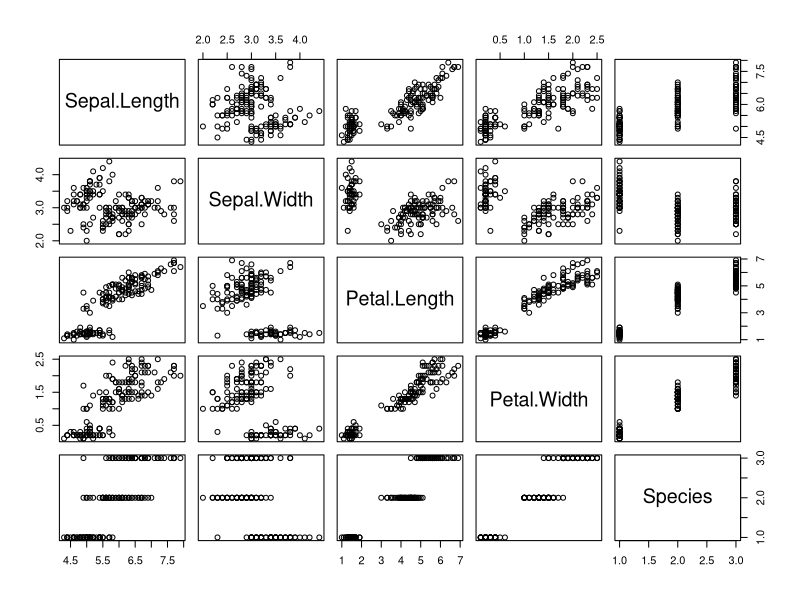
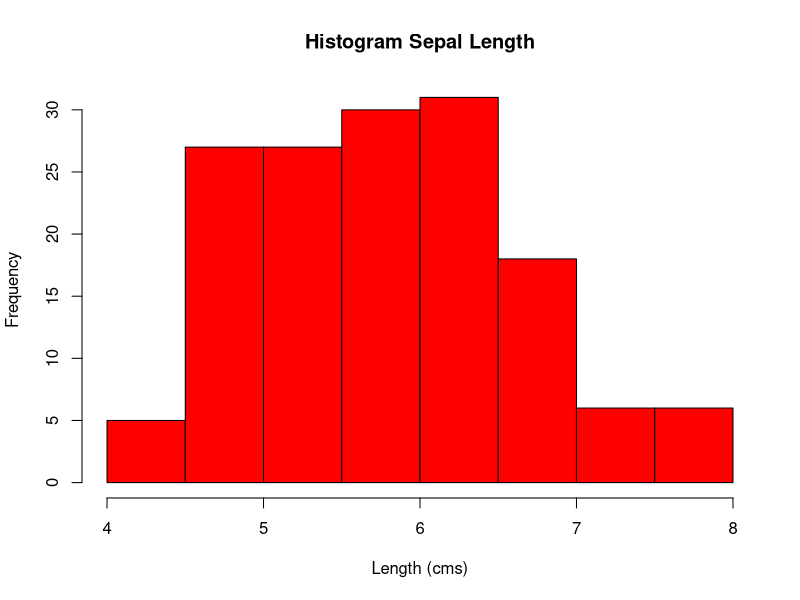
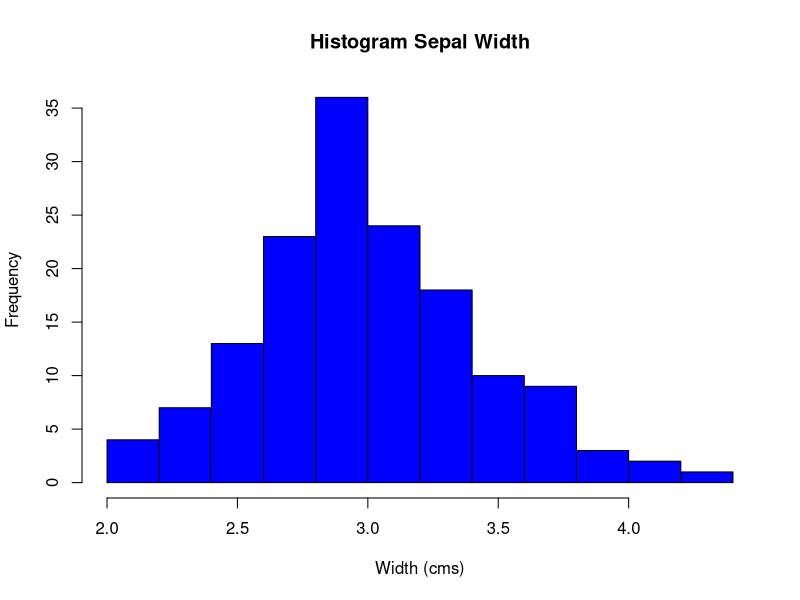
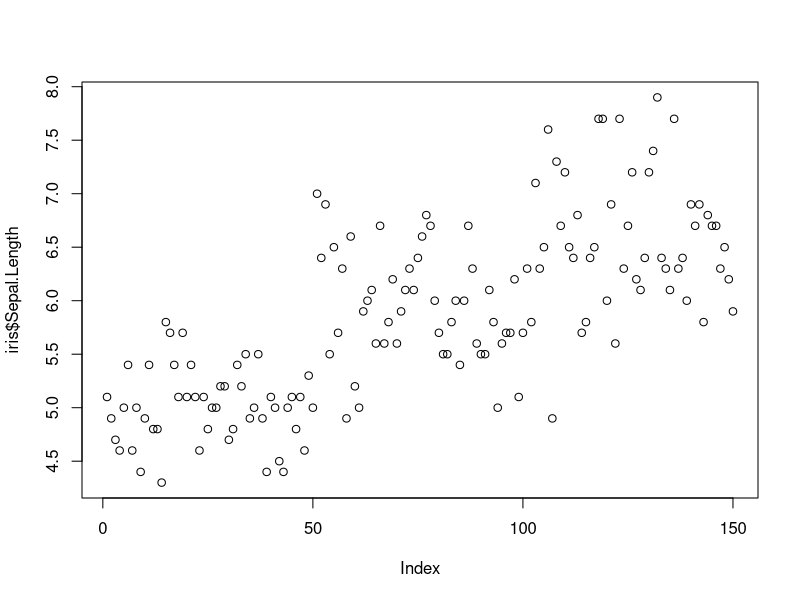
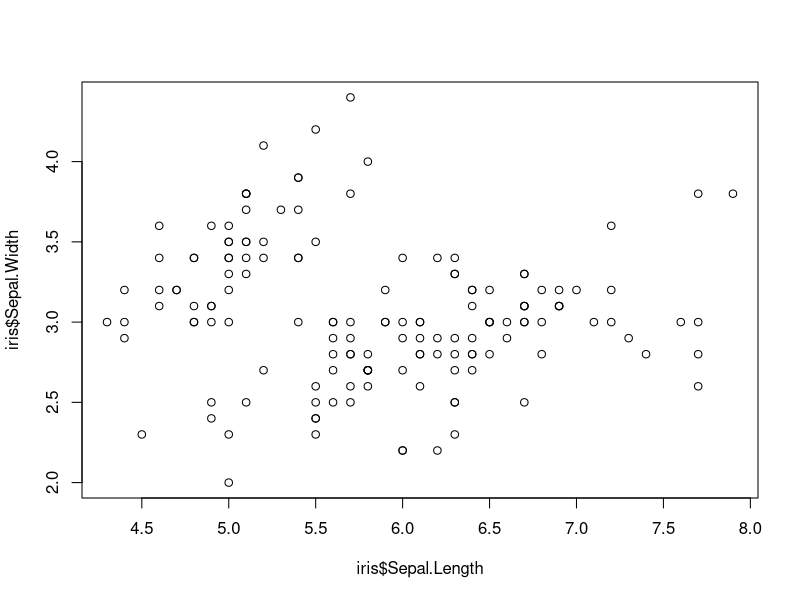
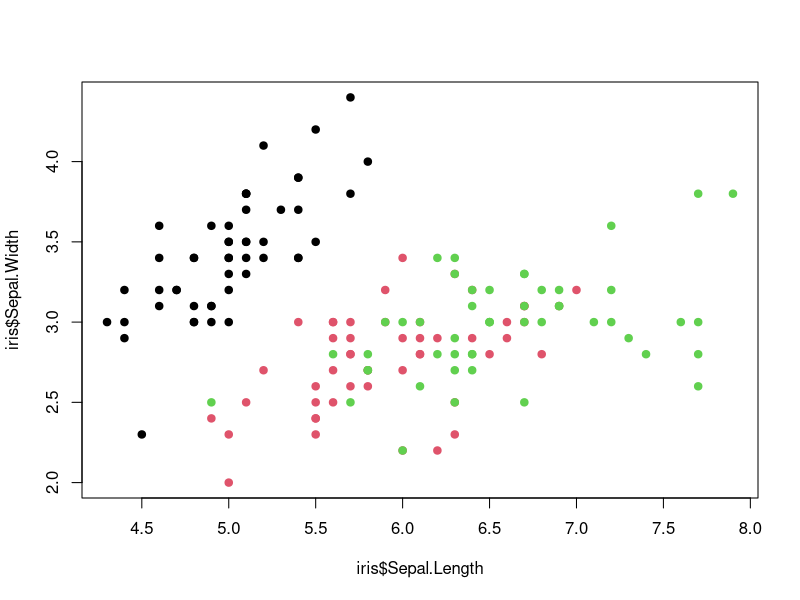
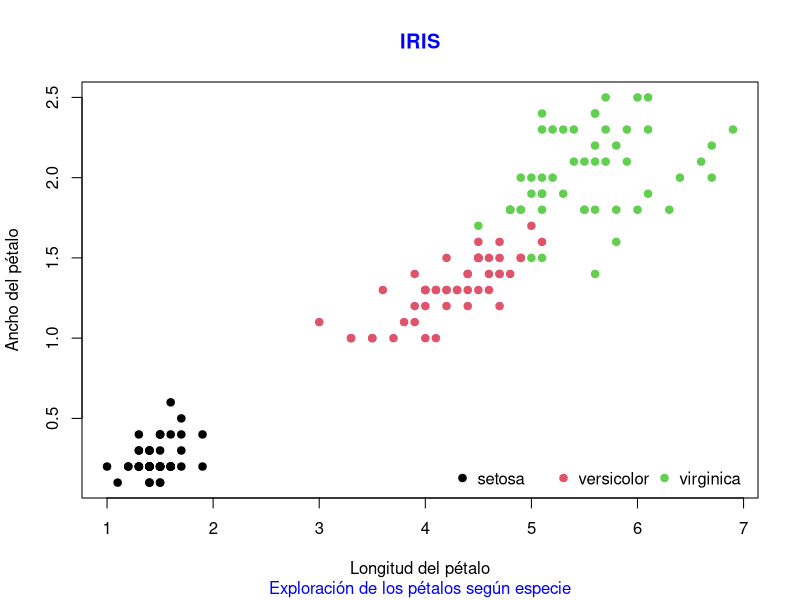
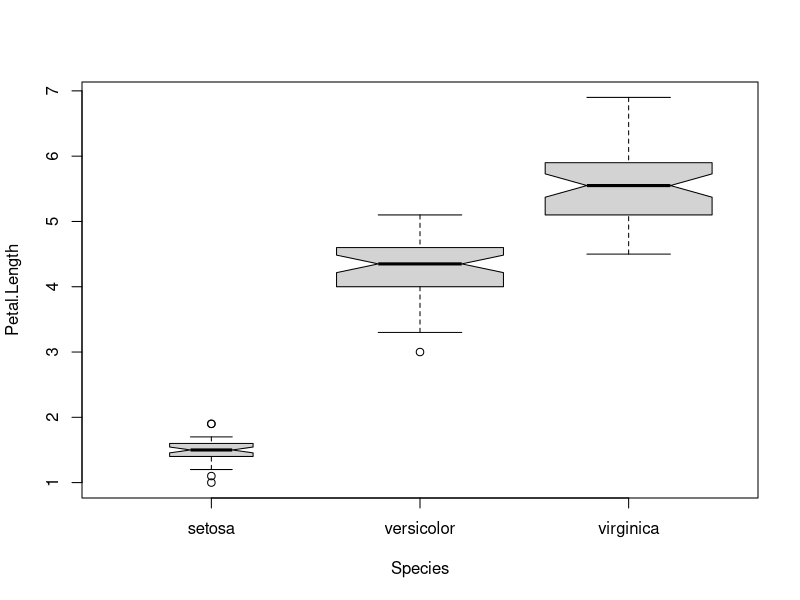

Write R code to recreate these figures, in order.
## Academia OpenSalud LAB Ciencia de Datos
## Sesión inicial para revisar funcionalidades básicas de R y RStudio

# Cargar librerias --------------------------------------------------------

library(tidyverse)
library(knitr)

# Cargar data -------------------------------------------------------------

data(iris)

# Aproximación inicial a los datos ----------------------------------------

dim(iris) # n filas y columnas
str(iris)
names(iris)
head(iris)
tail(iris)
summary(iris)
glimpse(iris)
min(iris$Sepal.Length)
max(iris$Sepal.Length)
unique(iris$Species) # listar valores unicos
table(iris$Species) # conteo de variables


# Visualizaciones basicas -------------------------------------------------

# Ver algunas cosas de los datos

plot(iris)
hist(iris$Sepal.Length, 
     main = "Histogram Sepal Length",
     xlab = "Length (cms)",
     col = "red")

hist(iris$Sepal.Width, 
     main = "Histogram Sepal Width",
     xlab = "Width (cms)", 
     col = "blue")

iris %>% 
  group_by(Species) %>% 
  summarise(avg = mean(Sepal.Length)) %>% 
  arrange(avg)

iris %>%
  group_by(Species) %>%
  summarise(avg.sepal.width = mean(Sepal.Width), avg.sepal.length = mean(Sepal.Length)) %>%
  arrange(Species)

# Ver tipo de variables
data_frame(variable = names(iris)) %>% 
  mutate(class = map(iris, typeof)) %>% 
  kable()


# Formas de segmentar
setosa <- iris %>% 
  filter(Species == "setosa")
setosa2 <- iris[iris$Species == "setosa", ]


# Cambiar nombres de variables --------------------------------------------

#FORMA 1
colnames(setosa) <-  c("Largo.Sepalo", "Ancho.Sepalo", "Largo.Petalo", "Ancho.Petalo", "Especie")

#FORMA 2
colnames(setosa)[colnames(setosa)=="Largo.Sepalo"] <- "Largo2"

#FORMA 3
names(setosa)[3] <- "Petalo2"


# Separar campos

iris %>% 
  tidyr::pivot_longer(cols = -Species, names_to = c("part", "dimension"),
                      names_pattern = "(.*)\\.(.*)", values_to = "value")


# Graficos
plot(iris$Sepal.Length)
plot(iris$Sepal.Length, iris$Sepal.Width)
plot(iris$Sepal.Length, iris$Sepal.Width,col = iris$Species, pch = 19)
plot(iris$Petal.Length, iris$Petal.Width,
     col = iris$Species, pch = 19,
     xlab = 'Longitud del pétalo', ylab = 'Ancho del pétalo')
title(main = 'IRIS', sub = 'Exploración de los pétalos según especie',
      col.main = 'blue', col.sub = 'blue')
legend("bottomright", legend = levels(iris$Species),
       col = unique(iris$Species), ncol = 3, pch = 19, bty = "n")

boxplot(Petal.Length ~ Species, data = iris, notch = T,
        range = 1.25, width = c(1.0, 2.0, 2.0))

# Ahora con ggplot
ggplot(iris, aes(x = Species, y = Sepal.Width)) +
  geom_boxplot(notch = T, aes(fill = Species)) +
  scale_fill_manual(name = "Especie",values = c('#a6cee3','#1f78b4','#b2df8a'))

ggplot(iris, aes(x = Species, y = Sepal.Width)) +
  geom_boxplot(notch = T, aes(fill = Species)) +
  scale_fill_viridis_d(name = "Especie")

ggplot(iris, aes(x = Species, y = Sepal.Width)) + 
  geom_jitter(aes(shape = Species))

ggplot(iris, aes(x = Species, y = Sepal.Width)) + 
  geom_violin(fill = '#a6cee3') + 
  coord_flip()

ggplot(iris, aes(x = Species, y = Sepal.Width)) + 
  geom_boxplot() + 
  geom_jitter(aes(color = Species)) # Cuidado con el orden de las capas











